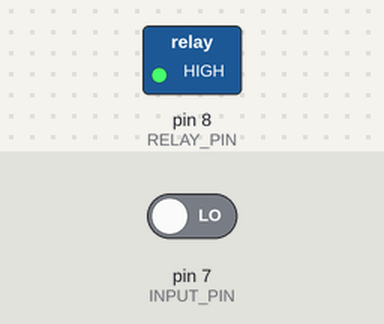
Bench run of a sketch on a simulated Arduino Uno, built with avr-gcc and run on an emulated ATmega328P. Shown: switched loads named in the sketch (green lamp = pin HIGH). The test bench sets the inputs (shaded band); at power-on: pin 7 (INPUT_PIN) LOW.

Above: at 1.2 s.
1.3 s: pin 7 (INPUT_PIN) driven HIGH
At 2.0 s:
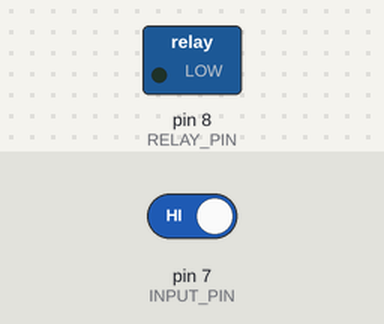
2.8 s: pin 7 (INPUT_PIN) driven LOW
At 3.2 s:
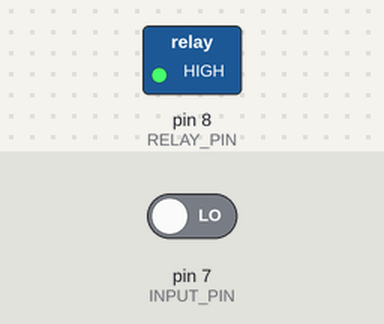
Timing chart, 0 to 5.8 s (numbered marks = the images above; inputs shaded):
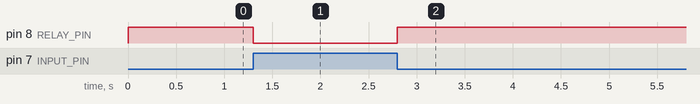

Measured:
- after the input at 1.3 s, pin 8 (RELAY_PIN): HIGH → LOW at once
- after the input at 2.8 s, pin 8 (RELAY_PIN): LOW → HIGH at once

The sketch:

arduino.ino
```cpp
#define INPUT_PIN 7
#define RELAY_PIN 8

void setup() {
  pinMode(INPUT_PIN, INPUT);
  pinMode(RELAY_PIN, OUTPUT);

  digitalWrite(RELAY_PIN, HIGH); // OFF
}

void loop() {
  int state = digitalRead(INPUT_PIN);

  if (state == HIGH) {
    digitalWrite(RELAY_PIN, LOW);  // ON
  } else {
    digitalWrite(RELAY_PIN, HIGH); // OFF
  }
}
```
